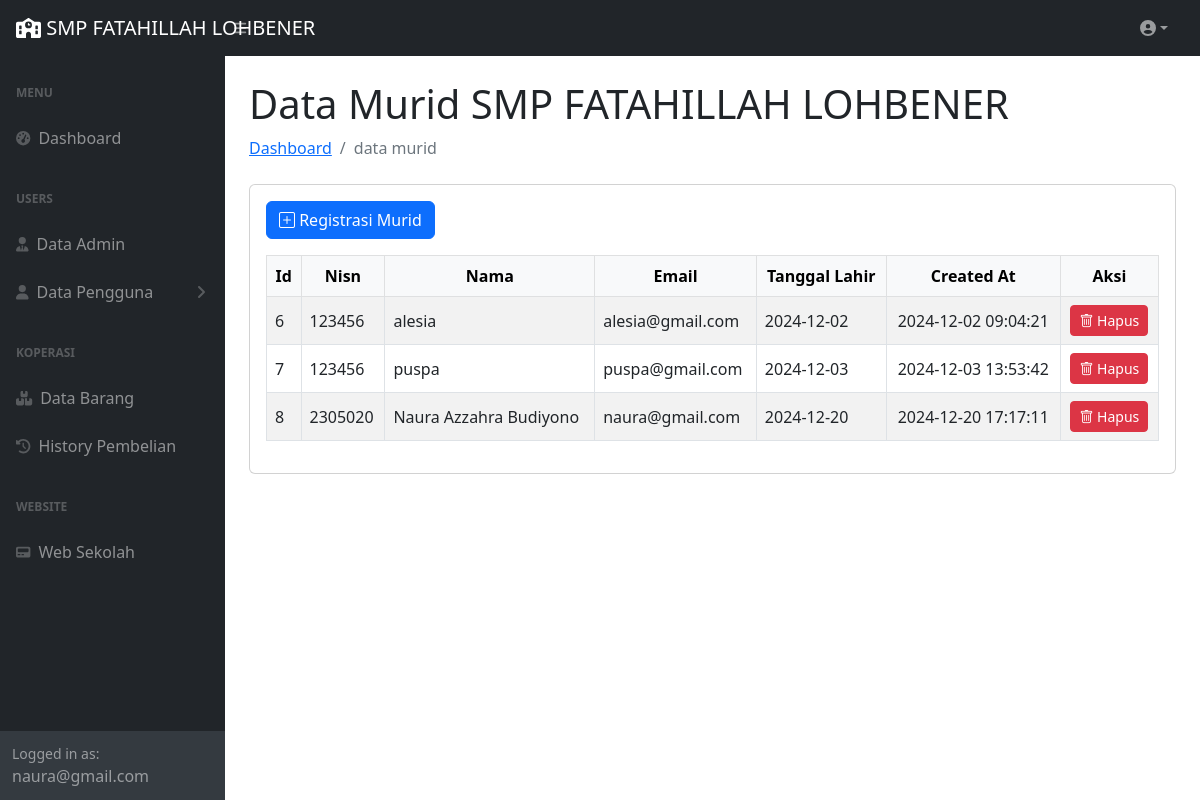
The page /back/page/murid/murid.php (signed in) on the database its author committed.
### tables this page shows
CREATE TABLE `murid` (
  `id_murid` int(2) NOT NULL,
  `nisn` int(10) NOT NULL,
  `nama` varchar(255) NOT NULL,
  `email` varchar(255) NOT NULL,
  `password` varchar(8) NOT NULL,
  `ttl` date NOT NULL,
  `created_at` datetime NOT NULL DEFAULT current_timestamp()
);

### back/page/murid/murid.php (the view, shortened to what this page needs)
<?php
include '../../koneksi.php';
$query = "SELECT * FROM murid";
$result = $koneksi->query($query);
?>
<!DOCTYPE>
<html>
    <head>
    <link href="../../assets/css/styles.css" rel="stylesheet" />
    </head>
    <body class="sb-nav-fixed">
        <main>
            <div class="container-fluid px-4">
                <h1 class="mt-4">Data Murid SMP FATAHILLAH LOHBENER</h1>
                <ol class="breadcrumb mb-4">
                    <li class="breadcrumb-item"><a href="../../index.php">Dashboard</a></li>
                    <li class="breadcrumb-item active">data murid</li>
                </ol>
                <div class="card mb-4">
                    <div class="card-body">
                        <a href="../../../front/registrasimurid.php" class="btn btn-primary mb-3"><i class="bi bi-plus-square"></i> Registrasi Murid</a>
                        <table class="table table-bordered table-striped table-hover align-middle">
                            <thead class="table-light">
                                <tr align="center">
                                    <th>Id</th>
                                    <th>Nisn</th>
                                    <th>Nama</th>
                                    <th>Email</th>
                                    <th>Tanggal Lahir</th>
                                    <th>Created At</th>
                                    <th>Aksi</th>
                                </tr>
                            </thead>
                            <tbody>
                                <?php while ($row = $result->fetch_assoc()): ?>
                                <tr>
                                    <td><?= htmlspecialchars($row['id_murid']) ?></td>
                                    <td><?= htmlspecialchars($row['nisn']) ?></td>
                                    <td><?= htmlspecialchars($row['nama']) ?></td>
                                    <td><?= htmlspecialchars($row['email']) ?></td>
                                    <td><?= htmlspecialchars($row['ttl']) ?></td>
                                    <td class="text-center"><?= htmlspecialchars($row['created_at']) ?></td>
                                    <td class="text-center">
                                        <a href="hapus.php?id=<?= $row['id_murid'] ?>" class="btn btn-sm btn-danger" onclick="return confirm('Apakah Anda yakin ingin menghapus pengguna ini?')"><i class="bi bi-trash"></i> Hapus</a>
                                    </td>
                                </tr>
                                <?php endwhile; ?>
                            </tbody>
                        </table>
                    </div>
                </div>
            </div>
        </main>
    </body>
</html>
<?php
include '../../layout.php';
?>

### rows shown on the page
murid: id_murid "6", nisn "123456", nama "alesia", email "alesia@gmail.com", ttl "2024-12-02", created_at "2024-12-02 09:04:21"
murid: id_murid "7", nisn "123456", nama "puspa", email "puspa@gmail.com", ttl "2024-12-03", created_at "2024-12-03 13:53:42"
murid: id_murid "8", nisn "2305020", nama "Naura Azzahra Budiyono", email "naura@gmail.com", ttl "2024-12-20", created_at "2024-12-20 17:17:11"

### other values the page prints
$_SESSION["email"] "naura@gmail.com"
